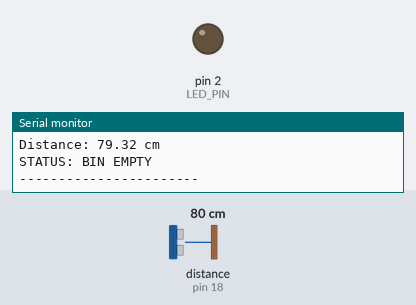
This sketch was run on a simulated Arduino Uno, built with avr-gcc and run on an emulated ATmega328P. Parts: output pins drawn as LEDs (lit = HIGH), the last lines printed to the serial monitor. Wiring (inferred from the names in the program): ultrasonic range finder: trigger pin 5; echo pin 18. The inputs (shaded band) are chosen by the test bench; at power-on: distance to the obstacle (sensor on pin 18) 80 cm. The echo pulse lasts 58.3 µs per cm; pins used as bus, display or sensor lines are not drawn.

Above: at 2.3 s.
2.4 s: distance to the obstacle (sensor on pin 18) set to 12 cm
6.0 s: distance to the obstacle (sensor on pin 18) set to 9 cm
At 7.3 s:
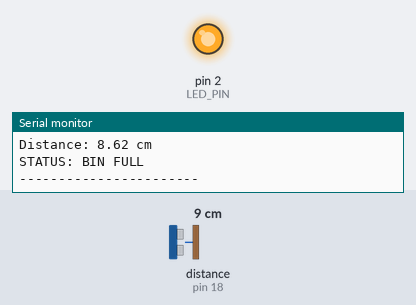
8.1 s: distance to the obstacle (sensor on pin 18) set to 18 cm
At 9.8 s:
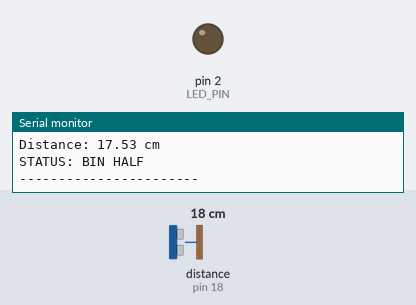
10.5 s: distance to the obstacle (sensor on pin 18) set to 2 cm
At 11.0 s:
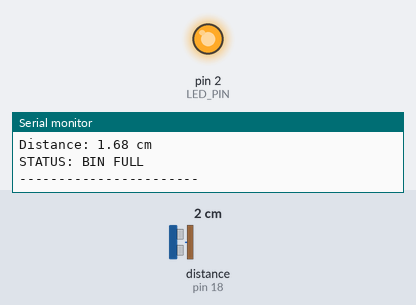
Timing chart, 0 to 13.5 s (numbered marks = the images above; inputs shaded):
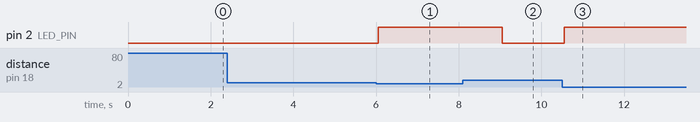

The sketch:

main.ino
```cpp
#define TRIG_PIN 5
#define ECHO_PIN 18
#define LED_PIN  2

void setup() {
  pinMode(TRIG_PIN, OUTPUT);
  pinMode(ECHO_PIN, INPUT);
  pinMode(LED_PIN, OUTPUT);

  Serial.begin(9600);
  Serial.println("Garbage Level Monitoring System Started");
}

void loop() {
  // Send ultrasonic pulse
  digitalWrite(TRIG_PIN, LOW);
  delayMicroseconds(2);
  digitalWrite(TRIG_PIN, HIGH);
  delayMicroseconds(10);
  digitalWrite(TRIG_PIN, LOW);

  // Read echo time
  long duration = pulseIn(ECHO_PIN, HIGH);
  float distance = duration * 0.034 / 2;

  Serial.print("Distance: ");
  Serial.print(distance);
  Serial.println(" cm");

  if (distance < 10) {
    Serial.println("STATUS: BIN FULL");
    digitalWrite(LED_PIN, HIGH);
  }
  else if (distance < 20) {
    Serial.println("STATUS: BIN HALF");
    digitalWrite(LED_PIN, LOW);
  }
  else {
    Serial.println("STATUS: BIN EMPTY");
    digitalWrite(LED_PIN, LOW);
  }

  Serial.println("-----------------------");
  delay(1500);
}
```

Measured:
- the behaviour switches between 11 and 10 cm on distance to the obstacle (sensor on pin 18) (found by bisection; images 0 and 1)
- after the input at 6.0 s, pin 2 (LED_PIN): LOW → HIGH after 0.05 s
- after the input at 8.1 s, pin 2 (LED_PIN): HIGH → LOW after 0.96 s
- after the input at 10.5 s, pin 2 (LED_PIN): LOW → HIGH after 0.06 s
